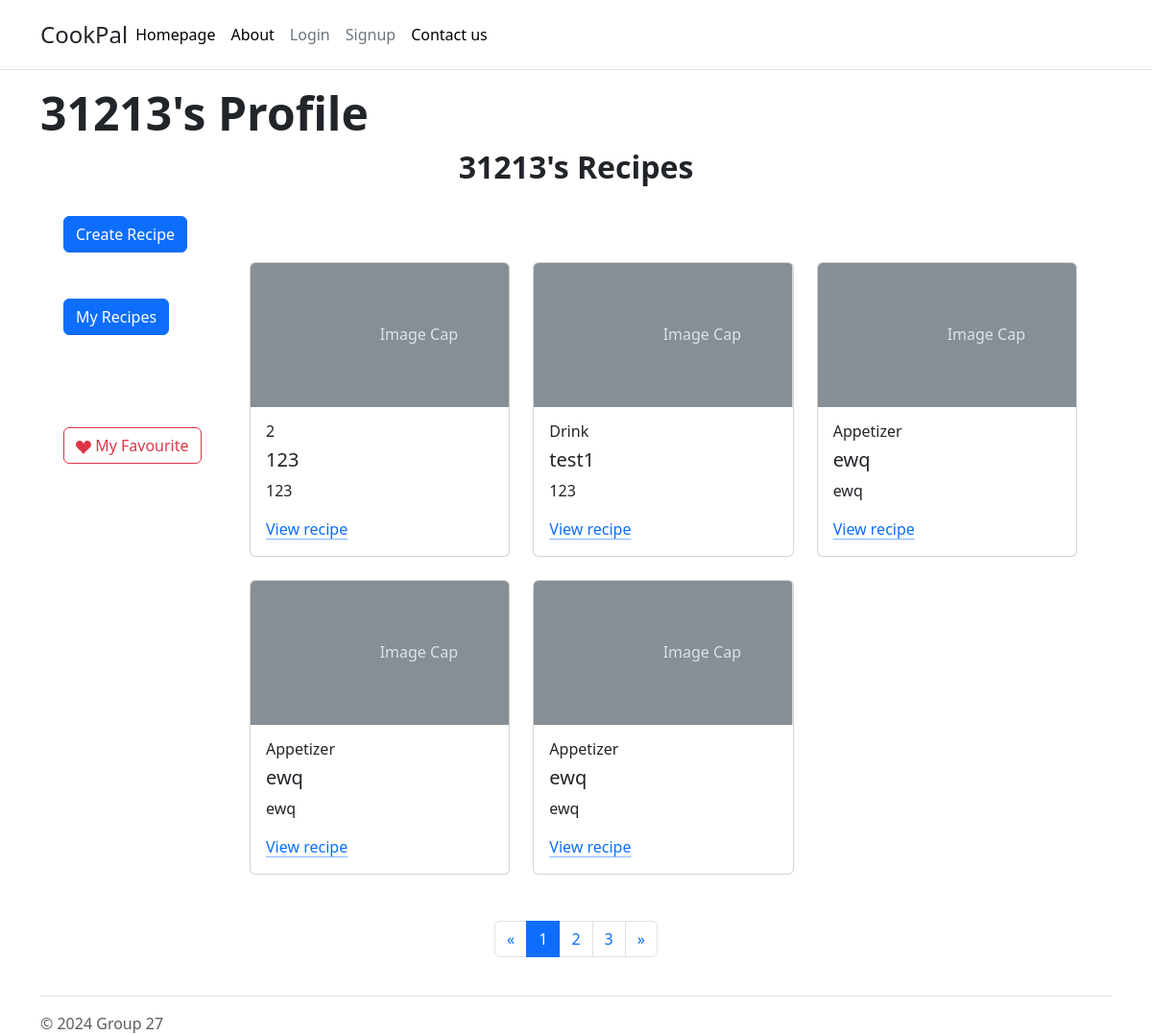
The app's page /profile/test/, older data.
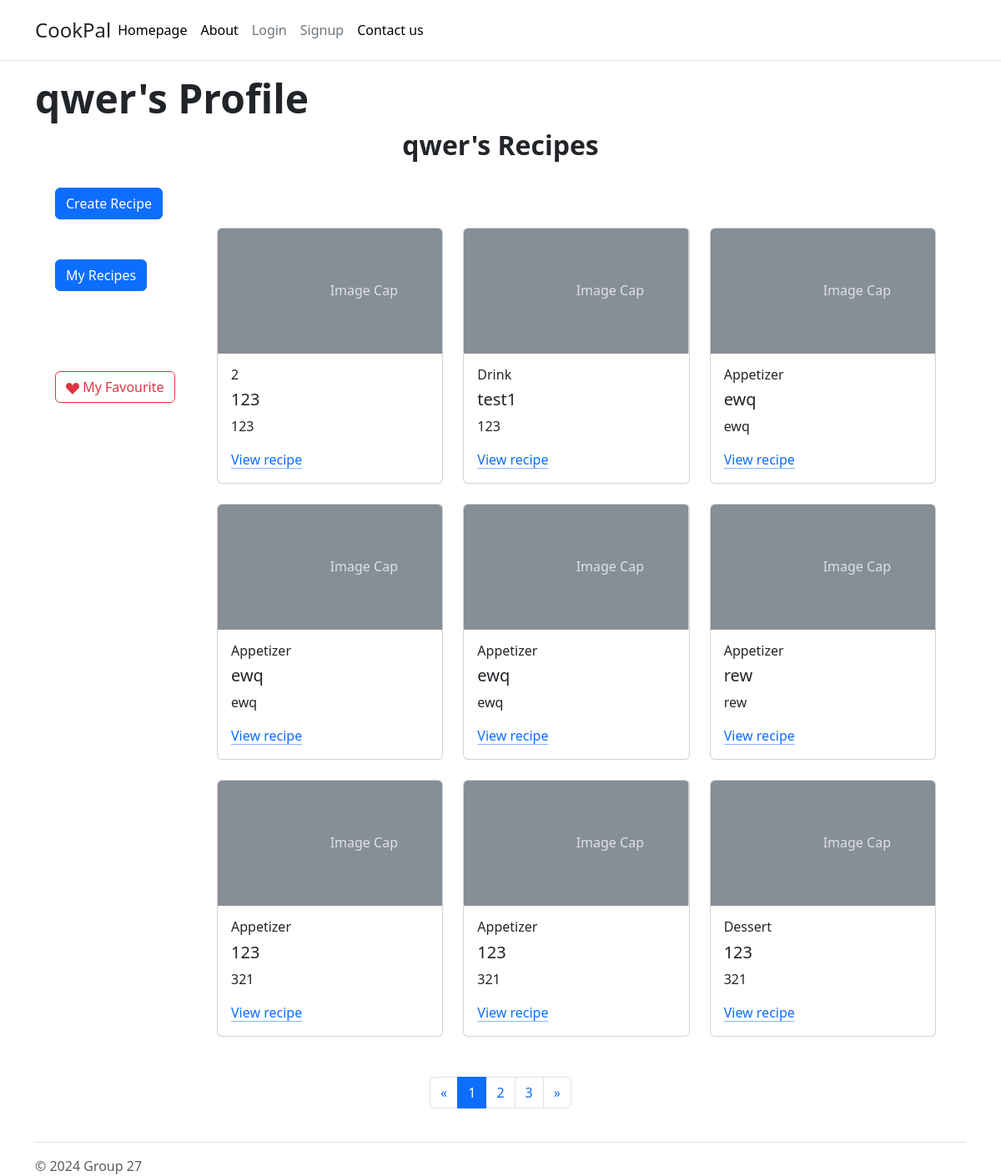
The same page, newer data.
### app/models.py (models this page shows, shortened)
class UserAccount(models.Model):
    user = models.OneToOneField(User, on_delete=models.CASCADE, unique=True)
    Email = models.CharField(max_length=30)
    PhoneNumber = models.CharField(max_length=30)
    Nickname = models.CharField(max_length=30)

class Recipe(models.Model):
    RecipeID = models.CharField(max_length=30, primary_key=True)
    User = models.ForeignKey(UserAccount,related_name="recipes", on_delete=models.CASCADE)
    Image = models.ImageField(upload_to='profile_images', blank=True)
    Title = models.CharField(max_length=50)
    Type = models.CharField(max_length=50)
    Origin = models.CharField(max_length=50)
    Ingredients = models.CharField(max_length=200)
    Instructions = models.CharField(max_length=500)
    PostDate = models.DateTimeField()
    UpdateDate = models.DateTimeField()

### app/views.py (the view, shortened to what this page needs)
# urls.py: path('profile/<username>/', views.ProfileView.as_view(), name='profile'),
class ProfileView(View):
    def get(self, request, username):
        print(username)
        user = User.objects.get(username=username)
        userAccount = UserAccount.objects.get(user=user)
        print(userAccount.Nickname)
        username = userAccount.Nickname
        email = userAccount.Email
        allRecipes = Recipe.objects.all()
        context = {"username": username,
                   "email": email,
                   "recipes": allRecipes}
        return render(request, 'app/profile.html', context=context)

### templates/app/profile.html (shortened to what this page needs)
{% extends 'app/base.html' %}
{% load staticfiles %}
{% block body_block %}
    <h1 class="display-5 fw-bold">{{ username }}'s Profile</h1>
    <div class="container h-100 d-flex justify-content-center align-items-center">
        <div class="row justify-content-center">
            <h2 class="display-8 fw-bold">{{ username }}'s Recipes</h2>
        </div>
    </div>
    <div class="container row align-items-md-stretch py-4">
        <div class="container d-flex flex-column col-md-2">
                   <form method="post" action="{% url 'app:profile' request.user.username %}">
            <button type="submit" class="btn btn-primary mb-5" value="create"
            name="button">
                Create Recipe
            </button>
            <button type="submit" class="btn btn-primary mb-5" value="myRecipes"
            name="button">
                My Recipes
            </button>
            <button type="submit" class="btn btn-outline-danger mt-5" id="favButton" value="favourite"
            name="button">
                <svg xmlns="http://www.w3.org/2000/svg" width="16" height="16" fill="currentColor" class="bi bi-suit-heart-fill" viewBox="0 0 16 16">
                    <path d="M4 1c2.21 0 4 1.755 4 3.92C8 2.755 9.79 1 12 1s4 1.755 4 3.92c0 3.263-3.234 4.414-7.608 9.608a.513.513 0 0 1-.784 0C3.234 9.334 0 8.183 0 4.92 0 2.755 1.79 1 4 1"></path>
                </svg>
                My Favourite
            </button>
        </div>
        {% if recipes %}
        <div class="container d-flex col-md-10 row mt-5">
        {% for recipe in recipes %}
            <div class="col-sm-6 col-lg-4 mb-4">
        <div class="card">
            <svg class="bd-placeholder-img card-img-top" width="100%" height="200%" xmlns="" role="img"
                 aria-label="placeholder: Image cap" preserveAspectRatio="xMidYMid slice" focusable="false">
                <text x="50%" y="50%" fill="#dee2e6" dy=".3em">Image Cap</text>
            </svg>
            <div class="card-body">
                <h6 class="card-recipe-type">{{ recipe.Type }}</h6>
                <h5 class="card-title">{{ recipe.Title }}</h5>
                <p class="card-text">
                    {{ recipe.Ingredients }}
                </p>
                <a href="{% url 'app:recipe'  recipe.RecipeID  %} " class="icon-link gap-1 icon-link-hover stretched-link">
                    View recipe
                </a>
            </div>
        </div>
    </div>
        {% endfor %}
        {% else %}
            <div class="col-sm-6 col-lg-4 mb-4">
        <strong>No recipes available</strong>
            </div>
        {% endif %}
        </div>
    </div>
    <div class="container col-md-12 d-flex justify-content-center">
        <nav aria-label="Page navigation">
            <ul class="pagination">
              <li class="page-item">
                <span class="page-link">&laquo;</span>
              </li>
              <li class="page-item active" aria-current="page">
                <span class="page-link">1</span>
              </li>
              <li class="page-item"><a class="page-link" href="#">2</a></li>
              <li class="page-item"><a class="page-link" href="#">3</a></li>
              <li class="page-item">
                <a class="page-link" href="#">&raquo;</a>
              </li>
            </ul>
        </nav>
    </div>
    <footer class="pt-3 mt-4 text-body-secondary border-top">
        © 2024 Group 27
    </footer>
 {% endblock %}

### templates/app/base.html (shortened to what this page needs)
<!DOCTYPE html>
<html lang="en">
<head>
    <link href="https://cdn.jsdelivr.net/npm/bootstrap@5.3.3/dist/css/bootstrap.min.css" rel="stylesheet"
>
</head>
<body>
<header class="p-3 mb-3 border-bottom">
    <div class="container">
        <div class="d-flex flex-wrap align-items-center justify-content-center justify-content-lg-start">
            <span class="fs-4">CookPal</span>
            <ul class="nav col-12 col-lg-auto me-lg-auto mb-2 justify-content-center mb-md-0">
                <li><a href="{% url 'app:homepage' %}" class="nav-link px-2 link-body-emphasis">Homepage</a></li>
		<li><a href="{% url 'app:about' %}" class="nav-link px-2 link-body-emphasis">About</a></li>
                {% if user.is_authenticated %}
                <li><a href="{% url 'auth_logout' %}?next={% url 'app:homepage' %}" class="nav-link px-2 link-secondary">Logout</a></li>
                {% else %}
                <li><a href="{% url 'auth_login' %}" class="nav-link px-2 link-secondary">Login</a></li>
		<li><a href="{% url 'registration_register' %}" class="nav-link px-2 link-secondary">Signup</a></li>
                {% endif %}
                <li><a href="{% url 'app:contactus' %}" class="nav-link px-2 link-body-emphasis">Contact us</a></li>
            </ul>
        </div>
    </div>
</header>
<div class="container">
    <div class="content">
        {% block body_block %}{% endblock %}
    </div>
</div>
</body>
</html>

Row changes from the older to the newer data that the page shows:
changed UserAccount: Nickname "31213" → "qwer"
added Recipe: Type "Appetizer", Title "rew", Ingredients "rew"
added Recipe: Type "Appetizer", Title "123", Ingredients "321"
added Recipe: Type "Appetizer", Title "123", Ingredients "321"
added Recipe: Type "Dessert", Title "123", Ingredients "321"
